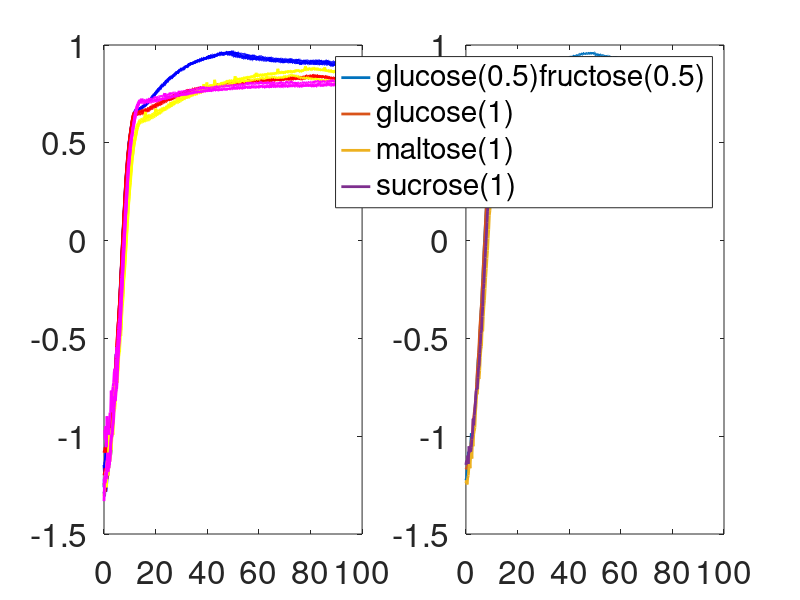
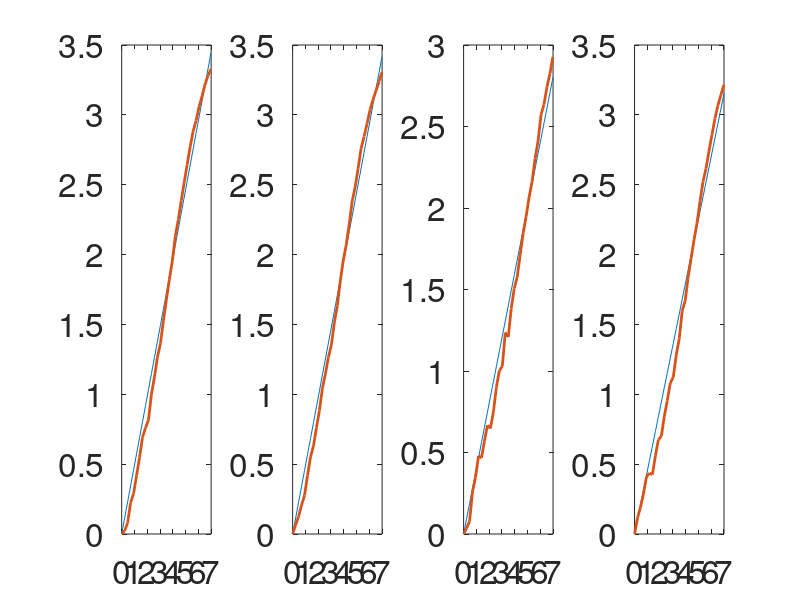

The MATLAB source for these figures, in order:
%% clear environment
clear;
clc;

% Sheet 1 - S288C_0410_1pct_glucose_pbprch
% Sheet 2 - S288C_0410_1pct_sucrose_pbprch
% Sheet 3 - S288C_0410_diff_sucrose_pbpr

% Sheet 4 - CENPK21C_0410_diff_sucrose_pb
% Sheet 5 - CENPK21C_0410_diff_sugar_pb
% Sheet 6 - CENPK21C_0410_diff_sucrose_pbpr
% Sheet 7 - CENPK21C_0410_dot05pct_sucrose_pbpr
% Sheet 8 - CENPK21C_0410_1pct_glucose_pbpr

%% load data
load CENPK21C_0410_diff_sugar_pb
CENPK21C_0410_diff_sugar_pb_pop_density = CENPK21C_0410_diff_sugar_pb.CENPK21C_0410_diff_sugar_pb_pop_density;
CENPK21C_0410_diff_sugar_pb_time = CENPK21C_0410_diff_sugar_pb.CENPK21C_0410_diff_sugar_pb_time;
CENPK21C_0410_diff_sugar_pb_conc_pct = CENPK21C_0410_diff_sugar_pb.CENPK21C_0410_diff_sugar_pb_glucose_conc_pct;

%% unit convert from cell/microliter to gram/liter
unit = 1e6 * 4.6e-11;

%% S288C_0410_1pct_glucose_pbprch
pop_density_gL = CENPK21C_0410_diff_sugar_pb_pop_density.*unit;
time = CENPK21C_0410_diff_sugar_pb_time;
conc_pct = CENPK21C_0410_diff_sugar_pb_conc_pct;
species = {'glucose(0.5)fructose(0.5)','glucose(1)','maltose(1)','sucrose(1)'};

%% figure 1
pop_density_gL_mean = [];
re_exp_num = 3;
species_num = 4;
color_list = ['b','r','y','m'];

figure(1)
subplot(1,2,1)
for i = 1:species_num 
    for j = re_exp_num*(i-1)+1:re_exp_num*i
        plot(time,log10(pop_density_gL(j,:)),'LineWidth',2,'Color',color_list(i));
        hold on
    end
end 
set(gca,'FontSize',24)

for i = 1:species_num   
    pop_density_gL_mean_unit = zeros(1,length(pop_density_gL));
    for j = re_exp_num*(i-1)+1:re_exp_num*(i-1)+re_exp_num
        pop_density_gL_mean_unit = pop_density_gL_mean_unit + pop_density_gL(j,:);
    end
    pop_density_gL_mean = [pop_density_gL_mean;pop_density_gL_mean_unit./re_exp_num];
end
subplot(1,2,2)
for i = 1:species_num
    plot(time,log10(pop_density_gL_mean(i,:)),'LineWidth',2);    
    hold on
end
legend(species,'FontSize',24)
set(gca,'FontSize',24)

%% fitting
[~,idx_start] = max(time>=3,[],2);
[~,idx_end] = max(time>=10,[],2);

% time scale
time0 = time(idx_start:idx_end)-time(idx_start);

figure(2)
for i = 1:species_num
    subplot(1,species_num,i)
    x0 = pop_density_gL_mean(i,idx_start);
    lnxtx0 = log(pop_density_gL_mean(i,idx_start:idx_end)./x0);
    p{i} = regress(lnxtx0',time0');
    y = time0.*p{i};
    plot(time0,y,time0,lnxtx0,'LineWidth',2);
    set(gca,'FontSize',24)
    disp([species{i},': ',num2str(p{i})]);
end

